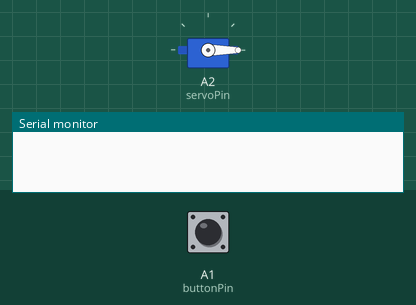
This sketch was run on a simulated Arduino Uno, built with avr-gcc and run on an emulated ATmega328P. Shown: servo, the last lines printed to the serial monitor. Inputs (shaded band) come from the test bench; at power-on: A1 (buttonPin) HIGH.

Above: at 1.2 s.
1.3 s: A1 (buttonPin) pulled LOW for 3.2 s
At 3.3 s:
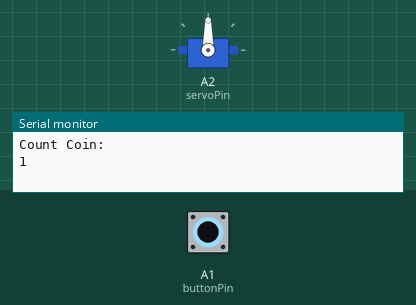
Timing chart, 0 to 6.2 s (numbered marks = the images above; inputs shaded):
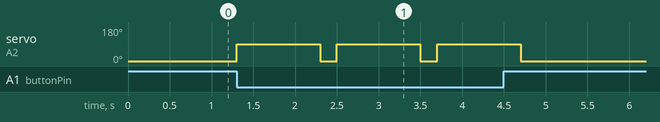

Measured:
- after the input at 1.3 s, servo on A2 (servoPin): alternates 90° for 1.0 s and 0° for 0.20 s, 6 changes in all, then stays 0°, starting at once

The sketch:

CoinBank.ino
```cpp
#include <Servo.h>

Servo myservo;  // create servo object to control a servo
const int buttonPin = A1;  // the pin that the button is attached to (analog pin A0 used as digital)
const int servoPin = A2;   // the pin that the servo is attached to (analog pin A2 used as digital)

int buttonState = 1;       // variable for reading the button status
int coinCount = 0;

void setup() {
  pinMode(buttonPin, INPUT);  // initialize the button pin as an input
  myservo.attach(servoPin);  // attaches the servo on pin A2 to the servo object
  myservo.write(0);  // Initial position of servo
  Serial.begin(9600);  // start serial communication at 9600 baud rate
}

void loop() {
  buttonState = digitalRead(buttonPin);  // read the state of the button

  if (buttonState == LOW) {  // check if the button is pressed
    myservo.write(90);  // set servo to 90 degrees
    delay(1000);  // wait for 1 second
    myservo.write(0);  // reset servo to 0 degrees

    //  Coin Count
    coinCount++;  // increment coin count
    Serial.println("Count Coin:");  // print coin count to the serial monitor
    Serial.println(coinCount);  // print coin count to the serial monitor
    delay(200); // short delay to debounce the button
  }
}
```
